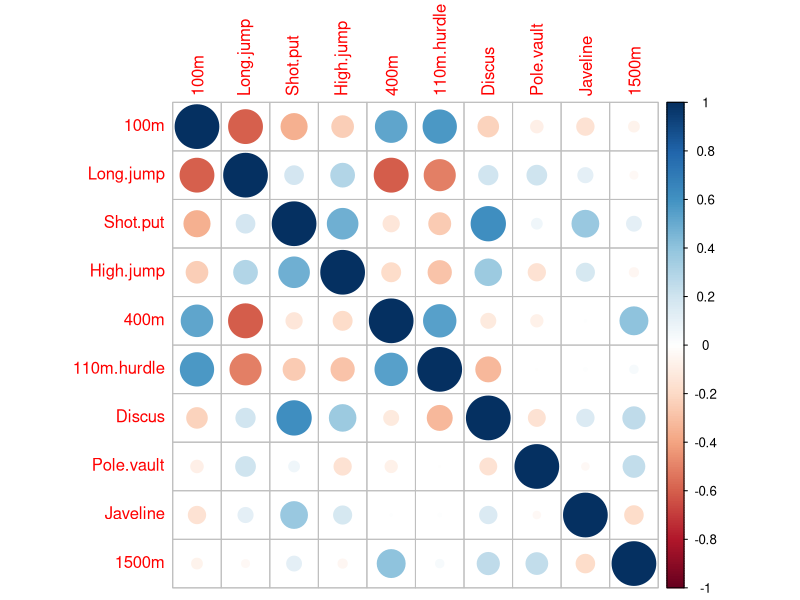
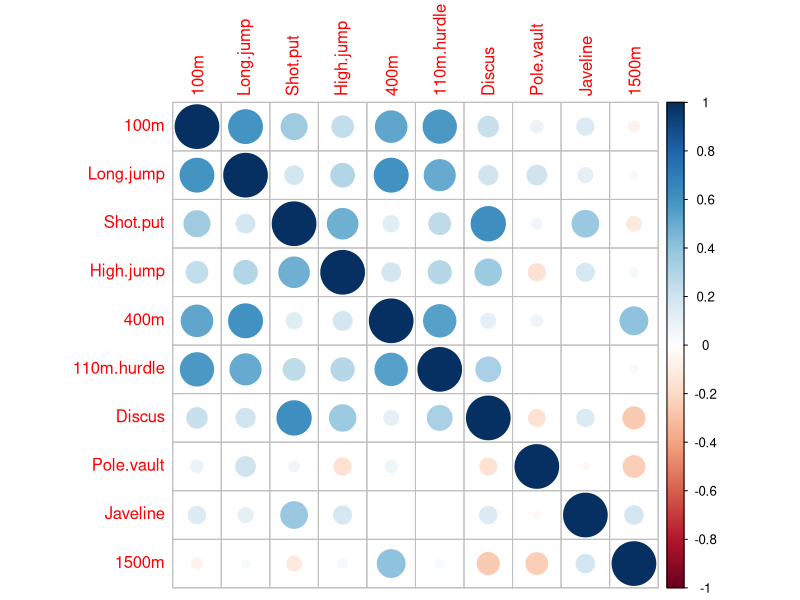
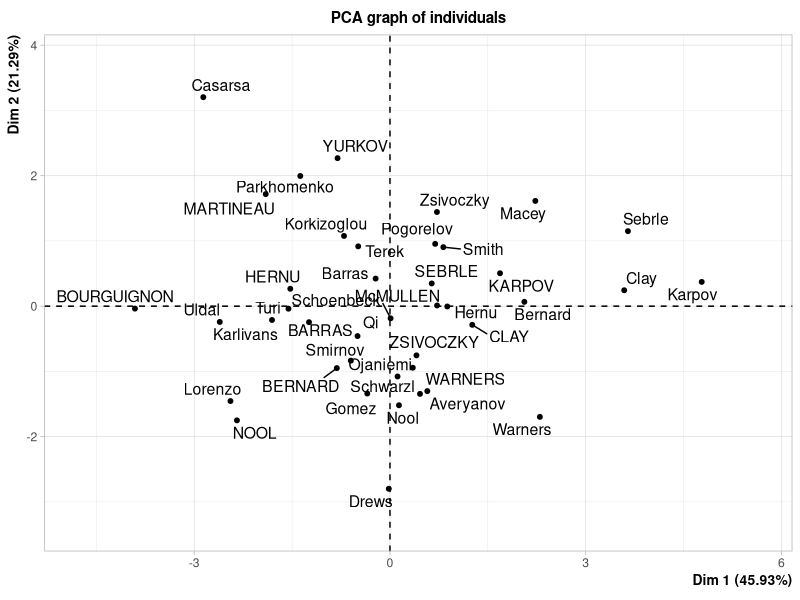
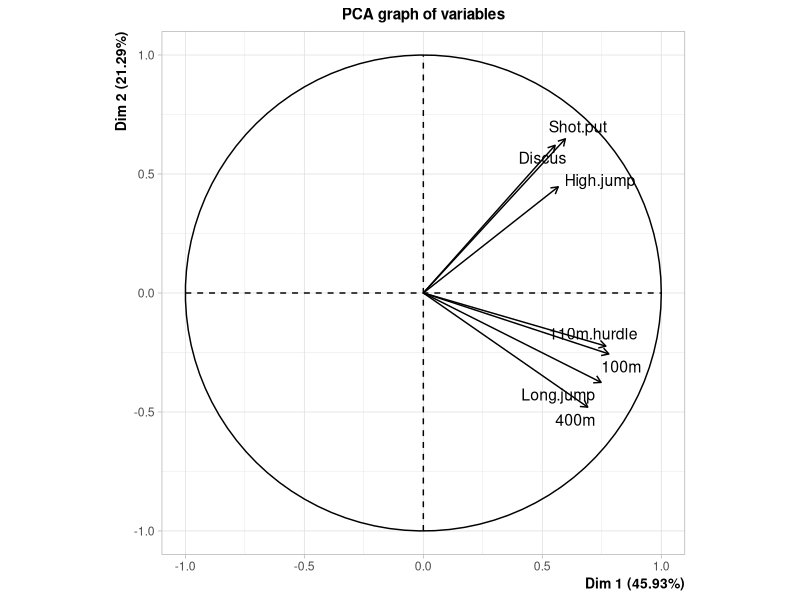
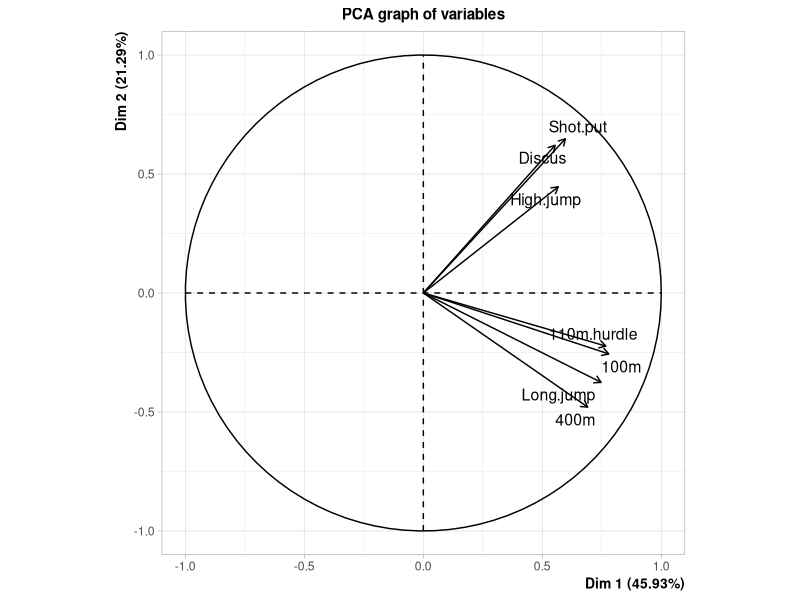

Reproduce these figures in R, in order. (Note: this script raises an error after producing the figures.)
############################# PART 4

library(lmtest)
library(car)
library(FactoMineR)
library(corrplot)
library(psych)

data(decathlon)

# 1) Define a PCA for the decathlon dataset and discuss why the model you own works well (or not) looking
# the variables chart. We recommend using FactoMineR package to do this analysis. Interpret variables and
# individuals charts to understand the relations between the different variables of interest and individuals
# scores on the dimensions

# As the variable "Competition" is not numerical, we can not use it for the PCA
# so we remove it from the dataset.
data <- decathlon[, -13]
# As we only want to use the values that are related with a discipline, and as
# point is not related with a specific discipline: we remove it.
data <- data[, -12]
# As we want to predict the variable "Rank, it would make no sense to use it in
# the prediciont model, for this reason, we elimnate it.
data <- data[, -11]

# Next we normalize and center the date of the remaining colums
normalized_data <- as.data.frame(scale(data))

# Correlation matrix check
correlation_matrix <- cor(normalized_data)
corrplot(correlation_matrix, method = "circle")

# Looking at the correlation matrix, we can see the problem. Some discipilness
# have positivly correlated while others are negativly correlate. To adress
# this, we change the directions of negative ones.
normalized_data$`100m` <- max(normalized_data$`100m`) - normalized_data$`100m`
normalized_data$`400m` <- max(normalized_data$`400m`) - normalized_data$`400m`
normalized_data$`110m.hurdle` <- max(normalized_data$`110m.hurdle`) - normalized_data$`110m.hurdle`
normalized_data$`1500m` <- max(normalized_data$`1500m`) - normalized_data$`1500m`

correlation_matrix <- cor(normalized_data)
corrplot(correlation_matrix, method = "circle")

# After the transformations all the variables follow the same direction.

# Before starting the PCA analysis we have to check that the data fullfill
# sphericity.
# We can check sphericity using Bartlett test. Bartlett uses the correlation
# matrix and the dimension of the data.
n <- nrow(normalized_data)
cortest.bartlett(correlation_matrix, n)

# As the p-value (1.15685e-10) < 0.05 we have enough evidence to reject the
# null hypothesys so the assumption of correlation between features is
# fulfilled

# Before performing the PCA we will check which Principal Components (PCs) we should
# use with KMO test. The Kaiser-Meyer-Olkin (KMO) represents the degree to which
# each observed variable is predicted by the other variables in the
# dataset and with this indicates the suitability for factor analysis.
kmo <- function(x)
{
  x <- subset(x, complete.cases(x))       # Omit missing values
  r <- cor(x)                             # Correlation matrix
  r2 <- r^2                               # Squared correlation coefficients
  i <- solve(r)                           # Inverse matrix of correlation matrix
  d <- diag(i)                            # Diagonal elements of inverse matrix
  p2 <- (-i/sqrt(outer(d, d)))^2          # Squared partial correlation coefficients
  diag(r2) <- diag(p2) <- 0               # Delete diagonal elements
  KMO <- sum(r2)/(sum(r2)+sum(p2))
  MSA <- colSums(r2)/(colSums(r2)+colSums(p2))
  return(list(KMO = KMO, MSA = MSA))
}

# KMO with normalized data
kmo(normalized_data)

# As the KMO is very low we will remove the variable with the low KMO
# in order to improve the model.
# First we remove pole.vault
normalized_data <- normalized_data[, -8]
kmo(normalized_data)

# As the KMO is still low we remove 1500m
normalized_data <- normalized_data[, -9]
kmo(normalized_data)

# As the KMO is still low we remove javeline
normalized_data <- normalized_data[, -8]
kmo(normalized_data)

# With a KMO value of 0.74 we can state that this is a reasonable model to
# perform a PCA

pca <- PCA(normalized_data)
plot(pca, choix = "var")

# Looking at the PCA we can state that:
# 1 - The variable have a strong relation with the first dimensino which is
#     explaining over 51% of the variance of the data.
# 2 - It seems that the first two components are enough to explain the variance
#     of the data overall

# In order to know how many PC are significant for the
# analysis of the variance of the data.

names(eigenvalues) <- colnames(normalized_data) # OTODO: check na
print(eigenvalues)

# As we can see through the eigenvalues, only 100 meters and long jump have a
# value higher than 1, so, we can conclude that these two PCs
# are enough to explain the variance of the data.

# Moreover, we want to visually check the conclusion using the Scree Plot
par(mfrow = c(1, 2))
plot(pca$eig[, 2],
     type = "b",
     ylab = "Proportion of variance explained")
plot(pca$eig[, 3],
     type = "b",
     ylim = c(0, max(pca$eig[, 3])),
     ylab = "Cumulative Proportion of variance explained")
par(mfrow = c(1, 1))

# Moreover, we want to know in which component are the variables explained the
# most. We can see it through the cosen of the models.
pca$var$cos2

# As we can see the vast majority (6 out of 7) of the variables is more
# explained by the first PC. Except 'shot.put' and 'discus'
# which are better explained by the second dimension. This could be related
# to the fact that the disciplines are similar (both involves thrusting an
# object) and measure the score in meter.

# 2) Now we are going to continue with PC regression. We want
#    to construct a linear regression model to predict the points of each
#    athlete. To do so you must
#    First  decide  the  number  of  principal  components  to  be  included
#    in  the  regression  as  independent  variables. Justify your answer.
#    Check the assumptions of the regression model.
#    Is the prediction accurate enough?

# As in the prvious section we have concluded that the first two principal
# components (100m and Long.jumo) are enough to explain the variance of
# the data.
# We will perform the linerar model with these two PC as independent
# variables.

model <- lm(decathlon$Points ~ decathlon$`100m` + decathlon$Long.jump)
summary(model) # adjusted R square 0.6035

# Homosedasticity
bptest(model)
# Adjusted R-squared: 0.638

# Normality of residuals
plot(model, 2)
shapiro.test(model$residuals)
# In this case the p-val(0.4211)>0.05 so we have enough evidence for accepting
# the null hypothesis, the assumption of normality in the residuals is
# fulfilled.
# Both from the Q-Q plot and from shapiro we can conclude that the residuals
# are normally distributed.

# No multicolinearity
vif(model)
# The correlation between 100m and Long.jump is 1.55864, we can state that the
# assumption of not multicolinearity between the independent variables
# (100m and Long.jump) is fulfilled

# Independence of errors
# We can use DurbinWatson test to verify the independence of errors
dwtest(model)
# The test yields a DW value equal to 1.70 means which confirms the independence
# of errors

# Let's verify how good is the model.extract(

# First we verify it graphically how good the model is by using a visual
# analysis
predictions <- predict(model, decathlon)

# Create a plot
plot(decathlon$Points,
     predictions,
     xlab = "Actual Rank",
     ylab = "Predicted Rank",
     main = "Actual vs Predicted Prices")
abline(0, 1)

# Create a residuals vs fitted values plot
plot(fitted(model),
     residuals(model) / decathlon$Points * 100,
     xlab = "Fitted Values",
     ylab = "Residuals (in %)",
     main = "Residuals vs Fitted Values",
     ylim = c(-6, 6))
abline(h = 0, lty = 2)

# From the plot of Residual vs Fitted Values we can see that all the values are
# within a 6% of erro which means that the model is accurate.
